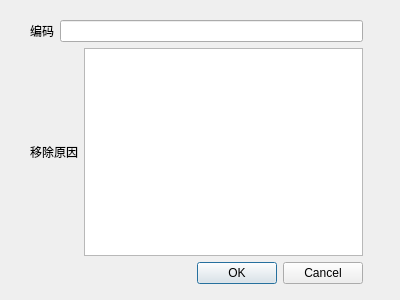
<?xml version="1.0" encoding="UTF-8"?>
<ui version="4.0">
 <class>DelConcernDialog</class>
 <widget class="QDialog" name="DelConcernDialog">
  <property name="geometry">
   <rect>
    <x>0</x>
    <y>0</y>
    <width>400</width>
    <height>300</height>
   </rect>
  </property>
  <property name="windowTitle">
   <string>Dialog</string>
  </property>
  <widget class="QWidget" name="">
   <property name="geometry">
    <rect>
     <x>30</x>
     <y>20</y>
     <width>333</width>
     <height>264</height>
    </rect>
   </property>
   <layout class="QVBoxLayout" name="verticalLayout">
    <item>
     <layout class="QHBoxLayout" name="horizontalLayout">
      <item>
       <widget class="QLabel" name="ts_code_l">
        <property name="text">
         <string>编码</string>
        </property>
       </widget>
      </item>
      <item>
       <widget class="QLineEdit" name="ts_code"/>
      </item>
     </layout>
    </item>
    <item>
     <layout class="QHBoxLayout" name="horizontalLayout_2">
      <item>
       <widget class="QLabel" name="del_reason_l">
        <property name="text">
         <string>移除原因</string>
        </property>
       </widget>
      </item>
      <item>
       <widget class="QTextEdit" name="del_reason"/>
      </item>
     </layout>
    </item>
    <item>
     <widget class="QDialogButtonBox" name="buttonBox">
      <property name="orientation">
       <enum>Qt::Horizontal</enum>
      </property>
      <property name="standardButtons">
       <set>QDialogButtonBox::Cancel|QDialogButtonBox::Ok</set>
      </property>
     </widget>
    </item>
   </layout>
  </widget>
 </widget>
 <resources/>
 <connections>
  <connection>
   <sender>buttonBox</sender>
   <signal>accepted()</signal>
   <receiver>DelConcernDialog</receiver>
   <slot>accept()</slot>
   <hints>
    <hint type="sourcelabel">
     <x>248</x>
     <y>254</y>
    </hint>
    <hint type="destinationlabel">
     <x>157</x>
     <y>274</y>
    </hint>
   </hints>
  </connection>
  <connection>
   <sender>buttonBox</sender>
   <signal>rejected()</signal>
   <receiver>DelConcernDialog</receiver>
   <slot>reject()</slot>
   <hints>
    <hint type="sourcelabel">
     <x>316</x>
     <y>260</y>
    </hint>
    <hint type="destinationlabel">
     <x>286</x>
     <y>274</y>
    </hint>
   </hints>
  </connection>
 </connections>
</ui>
